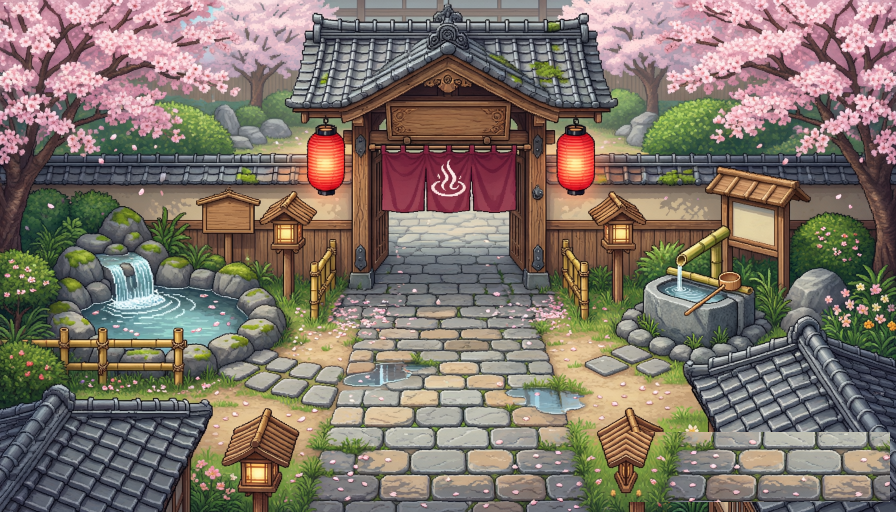
#> input picture godot/assets/bg/map-gate.png, 896 x 512 px, found by its file name
$ python bg_seam_fix.py
#> lines starting #> are read from the running program, lines starting #| are printed output that depends on the picture
#!/usr/bin/env python
# -*- coding: utf-8 -*-
"""三张背景右下角的拼接断裂修复，可重跑。

两种手法，按断裂的形态选：
  mirror   —— 那块矩形是从别处贴来的外来内容，纹理方向都对不上。拿邻近同宽的同质区域
              镜像平移过去，接缝处逐像素相同。镜像而非平移：平移会留 1 像素跳变。
  dissolve —— 图案其实连着，只是两张不同曝光的图沿一条直线叠在一起（竹篱脚、水洼边、
              半截脚掌都被切在这条线上）。把线以下翻上来按距离衰减盖回去：线上两侧
              完全相同，硬边消失；离线越远衰减到 0，竹篱上半截和屋檐不受影响。

默认只写到 vibe_images/_tmp/ 供肉眼验收，--apply 才写回 godot/assets/bg/。
"""
import argparse
import os
import sys

import numpy as np
from PIL import Image

ROOT = os.path.join("godot", "assets", "bg")
TMP = os.path.join("vibe_images", "_tmp")

# (边界行, x 起, x 止, 消缝厚度)
TITLE_DISSOLVE = [
    (432, 706, 856, 14),   # 竹篱脚 + 水洼底 + 两只被切一半的脚掌
    (432, 620, 700, 10),   # 黑猫脚下那条亮带
    (472, 740, 896, 8),    # 同一条铺路石，上阴下阳的色温台阶
]

MIRROR = {
    "room-chashitsu.png": [((672, 432, 784, 512), (784, 432), "x")],
    "map-gate.png": [((656, 352, 896, 432), (656, 432), "y")],
}


def apply_mirror(im, ops):
    for (sx0, sy0, sx1, sy1), (dx, dy), axis in ops:
        patch = im.crop((sx0, sy0, sx1, sy1))
        flip = Image.FLIP_LEFT_RIGHT if axis == "x" else Image.FLIP_TOP_BOTTOM
        im.paste(patch.transpose(flip), (dx, dy))


def apply_dissolve(im, jobs):
    a = np.asarray(im.convert("RGB")).astype(float)
    for yb, x0, x1, depth in jobs:
        for k in range(depth):
            w = 1.0 - k / depth
            a[yb - 1 - k, x0:x1] *= 1.0 - w
            a[yb - 1 - k, x0:x1] += a[yb + k, x0:x1] * w
    return Image.fromarray(np.rint(a).astype(np.uint8))


def main():
    ap = argparse.ArgumentParser()
    ap.add_argument("--apply", action="store_true", help="写回 godot/assets/bg/，否则只出 _tmp 预览")
    args = ap.parse_args()

    os.makedirs(TMP, exist_ok=True)
    for name in sorted(set(list(MIRROR) + ["title.png"])):
        src = os.path.join(ROOT, name)
        im = Image.open(src).convert("RGB")
#> im is the input picture: PIL image 896x512 RGB; mean R, G, B 127.5, 116.1, 105.2
        if name in MIRROR:
            apply_mirror(im, MIRROR[name])
#> the loop in apply_mirror, `for (sx0, sy0, sx1, sy1), (dx, dy), axis in ops:` made 1 pass
#> pass 1, in apply_mirror, `patch = im.crop((sx0, sy0, sx1, sy1))`:
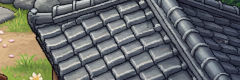
#> patch: PIL image 240x80 RGB; mean R, G, B 103.8, 106.9, 105.2
#> after the loop in apply_mirror, `for (sx0, sy0, sx1, sy1), (dx, dy), axis in ops:`:
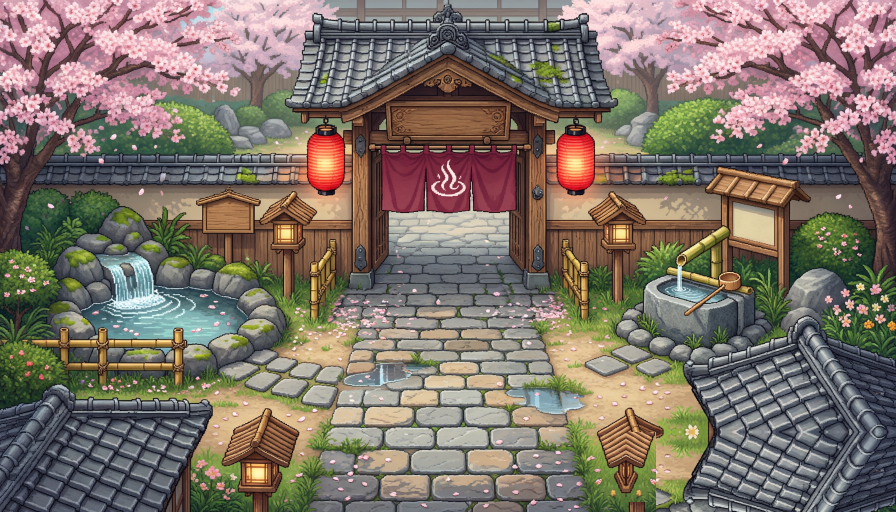
#> im: PIL image 896x512 RGB; mean R, G, B 126.4, 115.3, 104.8
        if name == "title.png":
            im = apply_dissolve(im, TITLE_DISSOLVE)
        if args.apply:
            im.save(src)
            print("applied", src)
        else:
            out = os.path.join(TMP, "fixed_" + name)
            im.save(out)
            print("preview", out, im.size)
#| preview vibe_images/_tmp/fixed_map-gate.png (896, 512)
#> pass 2 of the loop in main, `for name in sorted(set(list(MIRROR) + ["title.png"])):`:
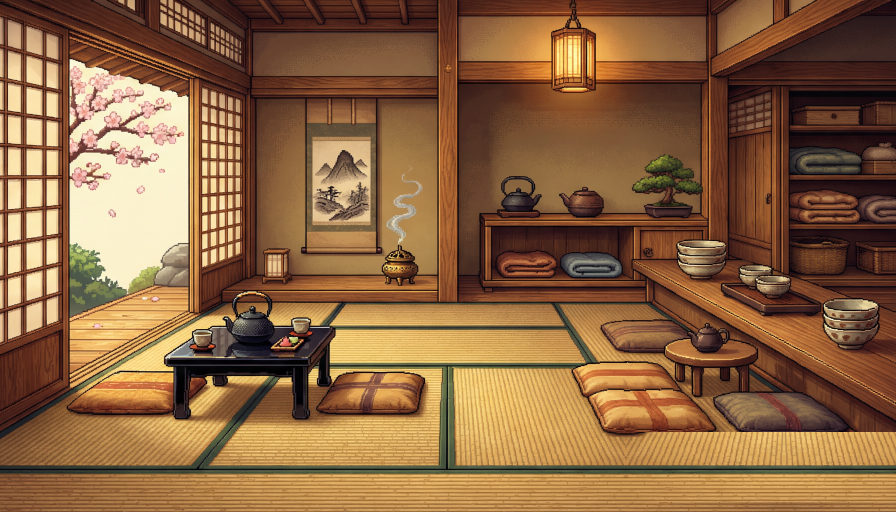
#> input picture godot/assets/bg/room-chashitsu.png, 896 x 512 px, found by its file name
#> in main, im is the input picture: PIL image 896x512 RGB; mean R, G, B 139.5, 100.6, 65.4
#> the loop in apply_mirror (call 2), `for (sx0, sy0, sx1, sy1), (dx, dy), axis in ops:` made 1 pass
#> pass 1, in apply_mirror (call 2), `patch = im.crop((sx0, sy0, sx1, sy1))`:
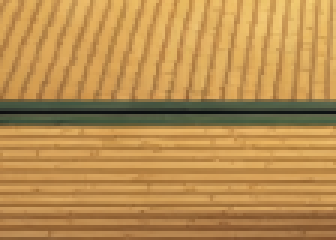
#> patch: PIL image 112x80 RGB (shown 3 times larger); mean R, G, B 184.4, 140.9, 79.6
#| preview vibe_images/_tmp/fixed_room-chashitsu.png (896, 512)
#> pass 3 of the loop in main, `for name in sorted(set(list(MIRROR) + ["title.png"])):`:
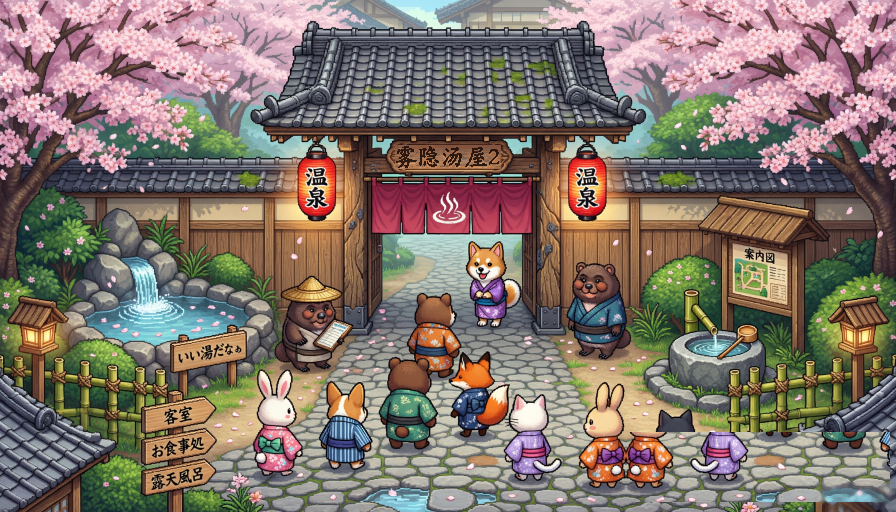
#> input picture godot/assets/bg/title.png, 896 x 512 px, found by its file name
#> in main, im is the input picture: PIL image 896x512 RGB; mean R, G, B 131.1, 117.3, 108.5
#> after the loop in apply_dissolve, `for yb, x0, x1, depth in jobs:`:
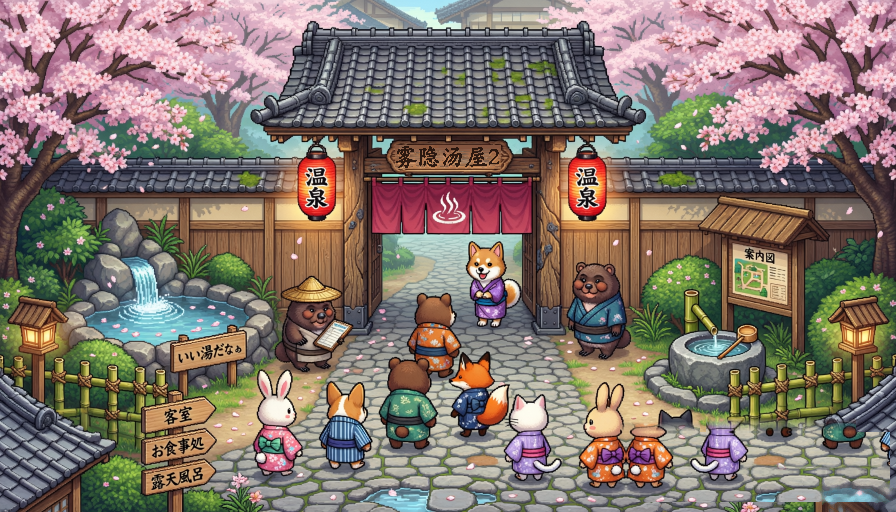
#> a: shape (512, 896, 3) float64; mean R, G, B 131.2, 117.3, 108.6
#| preview vibe_images/_tmp/fixed_title.png (896, 512)
    return 0


if __name__ == "__main__":
    sys.exit(main())
#> (the program exits here)
